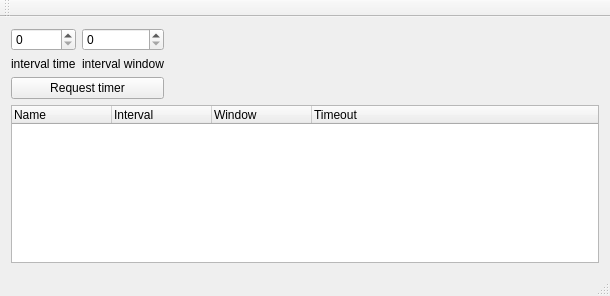
<?xml version="1.0" encoding="UTF-8"?>
<ui version="4.0">
 <class>MainWindow</class>
 <widget class="QMainWindow" name="MainWindow">
  <property name="geometry">
   <rect>
    <x>0</x>
    <y>0</y>
    <width>610</width>
    <height>296</height>
   </rect>
  </property>
  <property name="windowTitle">
   <string>MainWindow</string>
  </property>
  <widget class="QWidget" name="centralWidget">
   <layout class="QGridLayout" name="gridLayout">
    <item row="0" column="0">
     <layout class="QVBoxLayout" name="verticalLayout_2">
      <item>
       <widget class="QSpinBox" name="spinBox"/>
      </item>
      <item>
       <widget class="QLabel" name="label">
        <property name="text">
         <string>interval time</string>
        </property>
       </widget>
      </item>
     </layout>
    </item>
    <item row="0" column="1">
     <layout class="QVBoxLayout" name="verticalLayout">
      <item>
       <widget class="QSpinBox" name="spinBox_2"/>
      </item>
      <item>
       <widget class="QLabel" name="label_2">
        <property name="text">
         <string>interval window</string>
        </property>
       </widget>
      </item>
     </layout>
    </item>
    <item row="0" column="2">
     <spacer name="horizontalSpacer">
      <property name="orientation">
       <enum>Qt::Horizontal</enum>
      </property>
      <property name="sizeHint" stdset="0">
       <size>
        <width>401</width>
        <height>20</height>
       </size>
      </property>
     </spacer>
    </item>
    <item row="1" column="0" colspan="2">
     <widget class="QPushButton" name="pushButton">
      <property name="text">
       <string>Request timer</string>
      </property>
     </widget>
    </item>
    <item row="2" column="0" colspan="3">
     <widget class="QTreeWidget" name="treeWidget">
      <column>
       <property name="text">
        <string>Name</string>
       </property>
      </column>
      <column>
       <property name="text">
        <string>Interval</string>
       </property>
      </column>
      <column>
       <property name="text">
        <string>Window</string>
       </property>
      </column>
      <column>
       <property name="text">
        <string>Timeout</string>
       </property>
      </column>
     </widget>
    </item>
   </layout>
  </widget>
  <widget class="QMenuBar" name="menuBar">
   <property name="geometry">
    <rect>
     <x>0</x>
     <y>0</y>
     <width>610</width>
     <height>23</height>
    </rect>
   </property>
  </widget>
  <widget class="QToolBar" name="mainToolBar">
   <attribute name="toolBarArea">
    <enum>TopToolBarArea</enum>
   </attribute>
   <attribute name="toolBarBreak">
    <bool>false</bool>
   </attribute>
  </widget>
  <widget class="QStatusBar" name="statusBar"/>
 </widget>
 <layoutdefault spacing="6" margin="11"/>
 <resources/>
 <connections/>
</ui>
